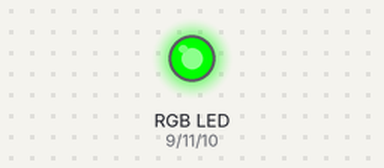
A sketch run on a simulated Arduino Uno, built with avr-gcc and run on an emulated ATmega328P. Parts: an RGB LED mixed from three pins (HIGH = lit).

Above: at 0.05 s.
At 1.25 s:
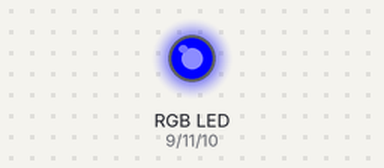
At 2.45 s:
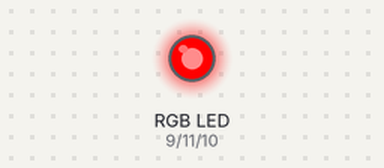
At 3.45 s:
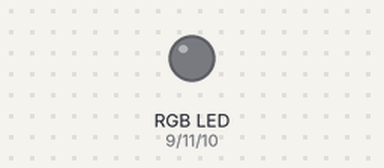
At 4.2 s:
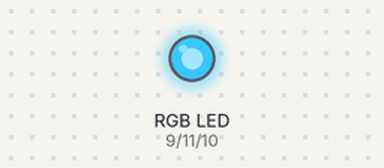
At 4.95 s:
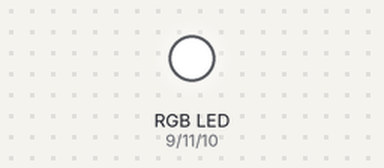
Timing chart, 0 to 6.5 s (numbered marks = the images above):
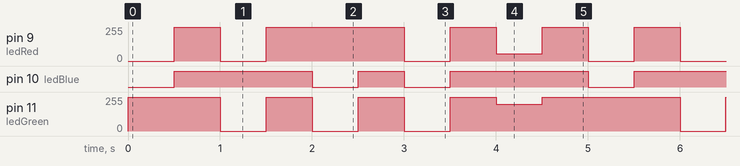

The sketch:

ejercicio-1.ino
```cpp
// valores de los leds
const int ledRed = 9;
const int ledBlue = 10;
const int ledGreen = 11;

void setup(){
  // pines de los leds
  pinMode(ledRed, OUTPUT);
  pinMode(ledGreen, OUTPUT);
  pinMode(ledBlue, OUTPUT);

  // Apagamos los leds al principio poque al estar conectado a 5V se encienden automaticamente.
  gestionarRGB('R', 0);
  gestionarRGB('B', 0);
  gestionarRGB('G', 0);
}

void loop() {
  // Encendemos los diferentes colores para comprobar que funcionan.
  magenta(1);
  delay(500);
  magenta(0);
  delay(500);

  amarillo(1);
  delay(500);
  amarillo(0);
  delay(500);

  cyan(1);
  delay(500);
  cyan(0);
  delay(500);

  blanco(1);
  delay(500);
  blanco(0);
  delay(500);

  naranja(1);
  delay(500);
  naranja(0);
  delay(500);
}

void encenderColor(int pin){
  digitalWrite(pin, LOW);
}

void apagarColor(int pin){
  digitalWrite(pin, HIGH);
}

void gestionarRGB(char color, int estado){ // Funcion para endender o apagar los leds, recibe como argumento R, G o b y 0 o 1.
  switch (color) {
    case 'R':
      if(estado == 1){
        encenderColor(ledRed);
      }
      else{
        apagarColor(ledRed);
      }
      break;

    case 'G':
      if(estado == 1){
        encenderColor(ledGreen);
      }
      else{
        apagarColor(ledGreen);
      }
      break;

    case 'B':
    if(estado == 1){
        encenderColor(ledBlue);
      }
      else{
        apagarColor(ledBlue);
      }
      break;

    default:
      break;
  }
}

void magenta(int estado){
  if (estado == 1){
    gestionarRGB('R', 1);
    gestionarRGB('B', 1);
  }
  else{
    gestionarRGB('R', 0);
    gestionarRGB('B', 0);
  }
}

void amarillo(int estado){
  if (estado == 1){
    gestionarRGB('G', 1);
    gestionarRGB('R', 1);
  }
  else{
    gestionarRGB('G', 0);
    gestionarRGB('R', 0);
  }
}

void cyan(int estado){
  if (estado == 1){
    gestionarRGB('G', 1);
    gestionarRGB('B', 1);
  }
  else{
    gestionarRGB('G', 0);
    gestionarRGB('B', 0);
  }
}

void blanco(int estado){
  if (estado == 1){
    gestionarRGB('R', 1);
    gestionarRGB('G', 1);
    gestionarRGB('B', 1);
  }
  else{
    gestionarRGB('R', 0);
    gestionarRGB('G', 0);
    gestionarRGB('B', 0);
  }
}

void naranja(int estado){
  if (estado == 1){
    analogWrite(ledRed, 55);
    analogWrite(ledGreen, 200);
  }
  else{
    gestionarRGB('R', 0);
    gestionarRGB('G', 0);
  }
}
```

Measured:
- by itself, pin 10 (ledBlue): repeats every 5.0 s: LOW 0.50 s, HIGH 0.50 s, 2 × (LOW 0.50 s, HIGH 1.5 s)
- by itself, pin 11 (ledGreen): repeats every 5.0 s: 2 × (255/255 0.50 s, 0/255 0.50 s), 255/255 0.50 s, 200/255 0.50 s, 255/255 1.5 s, 0/255 0.50 s
- by itself, pin 9 (ledRed): repeats every 5.0 s: 0/255 0.50 s, 255/255 1.5 s, 0/255 0.50 s, 255/255 0.50 s, 55/255 0.50 s, 255/255 0.50 s, 0/255 0.50 s, 255/255 0.50 s
